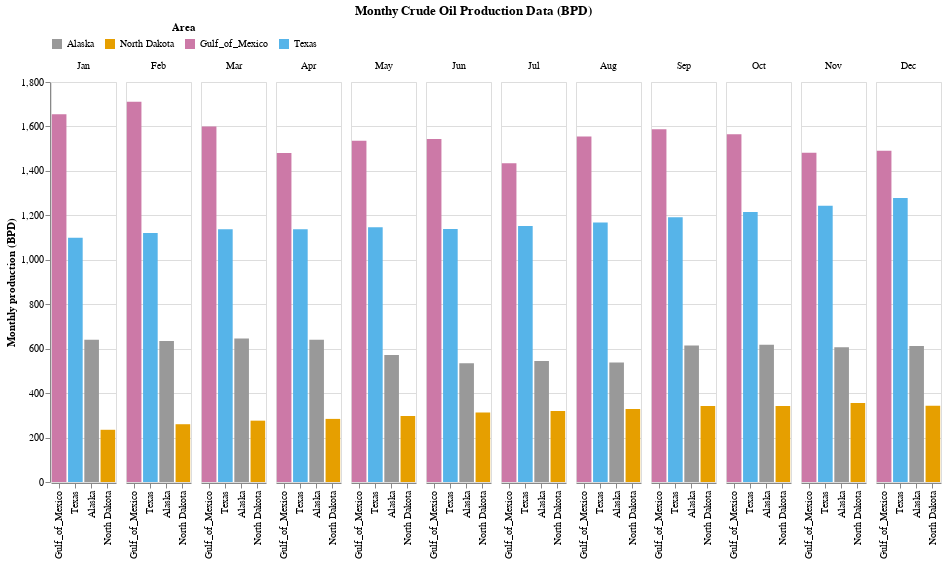

This figure's notebook cell:
### Code cell
alt.Chart(data = crude_oil_data[crude_oil_data["Area"].isin(four_top)], height = 400, width = 800)\
.mark_bar()\
.encode(x = alt.X("Area:N", title = None, sort = "-y"),
       y = alt.Y("Production:Q", axis = alt.Axis(title = "Monthly production (BPD)")),
        column = alt.Column(field ="Month_name",sort = month_name_sorted ,title = None),
        color = alt.Color("Area:N", scale = scale,legend=alt.Legend(
        orient='none',
        legendX=0, legendY=-60,
        direction='horizontal',
        titleAnchor='middle')),
        tooltip = ["Production"])\
.properties(width = 65, title = "Monthy Crude Oil Production Data (BPD)")\
.configure_title(anchor = "middle")\
.add_selection(select_year)\
.transform_filter(select_year)\
.configure_facet(spacing =8)

### Figure 1 — Vega-Lite specification as saved in the notebook (floating-point values rounded to 4 significant figures; data arrays with more than 128 entries replaced by an {"elided": "..."} marker saying what was removed)
{"config": {"view": {"continuousWidth": 400, "continuousHeight": 300}, "facet": {"spacing": 8}, "title": {"anchor": "middle"}}, "data": {"name": "data-21bcc52f1cc607884538671d8554261e"}, "mark": "bar", "encoding": {"color": {"field": "Area", "legend": {"direction": "horizontal", "legendX": 0, "legendY": -60, "orient": "none", "titleAnchor": "middle"}, "scale": {"domain": ["Alaska", "North Dakota", "Gulf_of_Mexico", "Texas"], "range": ["#999999", "#E69F00", "#CC79A7", "#56B4E9"]}, "type": "nominal"}, "column": {"field": "Month_name", "sort": ["Jan", "Feb", "Mar", "Apr", "May", "Jun", "Jul", "Aug", "Sep", "Oct", "Nov", "Dec"], "title": null}, "tooltip": [{"field": "Production", "type": "quantitative"}], "x": {"field": "Area", "sort": "-y", "title": null, "type": "nominal"}, "y": {"axis": {"title": "Monthly production (BPD)"}, "field": "Production", "type": "quantitative"}}, "height": 400, "selection": {"Year": {"type": "single", "fields": ["Year"], "bind": {"input": "range", "max": 2018, "min": 2008, "name": "Year", "step": 1}, "init": {"Year": 2010}}}, "title": "Monthy Crude Oil Production Data (BPD)", "transform": [{"filter": {"selection": "Year"}}], "width": 65, "$schema": "https://vega.github.io/schema/vega-lite/v4.17.0.json", "datasets": {"data-21bcc52f1cc607884538671d8554261e": {"elided": "484 records"}}}
